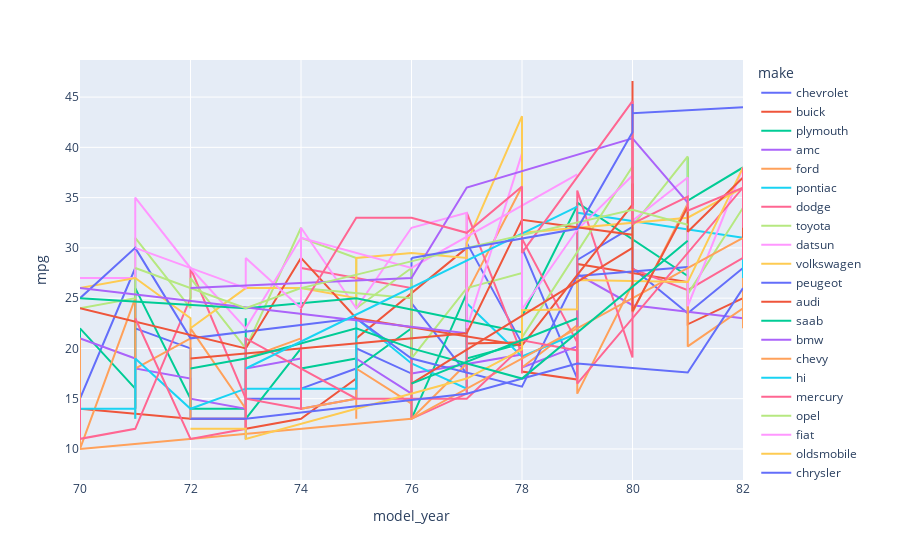

Notebook cell for this chart:
### Code cell
px.line(make_model, x='model_year', y='mpg', color='make')

### Figure 1 — Plotly figure (JSON) as saved in the notebook; plotly's stock layout.template omitted (floating-point values rounded to 4 significant figures)
{"data": [{"hovertemplate": "make=chevrolet<br>model_year=%{x}<br>mpg=%{y}<extra></extra>", "legendgroup": "chevrolet", "line": {"color": "#636efa", "dash": "solid"}, "marker": {"symbol": "circle"}, "mode": "lines", "name": "chevrolet", "orientation": "v", "showlegend": true, "type": "scatter", "x": [70, 70, 70, 71, 71, 71, 71, 72, 72, 72, 73, 73, 73, 73, 73, 73, 74, 74, 74, 75, 75, 75, 76, 76, 76, 76, 77, 77, 77, 77, 78, 78, 78, 79, 79, 79, 80, 80, 81, 82, 82, 82, 82], "xaxis": "x", "y": [18, 14, 15, 28, 17, 14, 22, 20, 13, 13, 13, 13, 16, 11, 21, 15, 15, 25, 16, 18, 15, 20, 17.5, 22, 29, 24.5, 17.5, 17.5, 15.5, 30.5, 20.5, 19.2, 30, 17, 19.2, 28.8, 32.1, 28, 23.5, 28, 27, 34, 27], "yaxis": "y"}, {"hovertemplate": "make=buick<br>model_year=%{x}<br>mpg=%{y}<extra></extra>", "legendgroup": "buick", "line": {"color": "#EF553B", "dash": "solid"}, "marker": {"symbol": "circle"}, "mode": "lines", "name": "buick", "orientation": "v", "showlegend": true, "type": "scatter", "x": [70, 70, 72, 73, 73, 74, 75, 75, 77, 77, 78, 78, 79, 79, 81, 81, 82], "xaxis": "x", "y": [15, 14, 13, 13, 12, 13, 17, 21, 30, 20.5, 20.6, 17.7, 16.9, 28.4, 26.6, 22.4, 25], "yaxis": "y"}, {"hovertemplate": "make=plymouth<br>model_year=%{x}<br>mpg=%{y}<extra></extra>", "legendgroup": "plymouth", "line": {"color": "#00cc96", "dash": "solid"}, "marker": {"symbol": "circle"}, "mode": "lines", "name": "plymouth", "orientation": "v", "showlegend": true, "type": "scatter", "x": [70, 70, 70, 70, 71, 71, 71, 72, 72, 73, 73, 73, 73, 74, 74, 75, 75, 75, 76, 76, 77, 77, 78, 78, 79, 79, 81, 81, 81, 81, 82], "xaxis": "x", "y": [18, 14, 14, 22, 16, 14, 26, 15, 14, 14, 18, 23, 13, 20, 18, 19, 16, 18, 22, 13, 25.5, 19, 20.5, 23.2, 34.2, 34.5, 27.2, 30, 39, 34.7, 38], "yaxis": "y"}, {"hovertemplate": "make=amc<br>model_year=%{x}<br>mpg=%{y}<extra></extra>", "legendgroup": "amc", "line": {"color": "#ab63fa", "dash": "solid"}, "marker": {"symbol": "circle"}, "mode": "lines", "name": "amc", "orientation": "v", "showlegend": true, "type": "scatter", "x": [70, 70, 70, 70, 71, 71, 71, 72, 72, 73, 73, 73, 73, 74, 74, 74, 75, 75, 75, 76, 76, 76, 78, 78, 79, 79, 80, 82], "xaxis": "x", "y": [16, 15, 18, 21, 19, 18, 18, 17, 15, 14, 13, 18, 18, 19, 16, 14, 15, 20, 19, 15.5, 22.5, 17.5, 19.4, 18.1, 20.2, 27.4, 24.3, 23], "yaxis": "y"}, {"hovertemplate": "make=ford<br>model_year=%{x}<br>mpg=%{y}<extra></extra>", "legendgroup": "ford", "line": {"color": "#FFA15A", "dash": "solid"}, "marker": {"symbol": "circle"}, "mode": "lines", "name": "ford", "orientation": "v", "showlegend": true, "type": "scatter", "x": [70, 70, 70, 70, 71, 71, 71, 71, 71, 72, 72, 72, 72, 73, 73, 73, 73, 73, 74, 74, 74, 74, 75, 75, 75, 75, 75, 76, 76, 76, 76, 76, 77, 77, 77, 78, 78, 78, 78, 79, 79, 79, 80, 80, 81, 81, 81, 82, 82, 82, 82], "xaxis": "x", "y": [17, 15, 21, 10, 25, 19, 14, 13, 18, 21, 14, 13, 22, 14, 13, 18, 12, 19, 21, 26, 16, 14, 15, 14, 13, 23, 18, 14.5, 24, 18, 26.5, 13, 18.5, 16, 25.5, 36.1, 20.2, 25.1, 18.1, 22.3, 17.6, 15.5, 26.4, 23.6, 34.4, 29.9, 20.2, 24, 22, 27, 28], "yaxis": "y"}, {"hovertemplate": "make=pontiac<br>model_year=%{x}<br>mpg=%{y}<extra></extra>", "legendgroup": "pontiac", "line": {"color": "#19d3f3", "dash": "solid"}, "marker": {"symbol": "circle"}, "mode": "lines", "name": "pontiac", "orientation": "v", "showlegend": true, "type": "scatter", "x": [70, 71, 71, 71, 72, 73, 75, 75, 76, 77, 77, 78, 79, 79, 82, 82], "xaxis": "x", "y": [14, 14, 13, 19, 14, 16, 16, 23, 18.5, 16, 24.5, 19.2, 21.5, 33.5, 31, 27], "yaxis": "y"}, {"hovertemplate": "make=dodge<br>model_year=%{x}<br>mpg=%{y}<extra></extra>", "legendgroup": "dodge", "line": {"color": "#FF6692", "dash": "solid"}, "marker": {"symbol": "circle"}, "mode": "lines", "name": "dodge", "orientation": "v", "showlegend": true, "type": "scatter", "x": [70, 70, 71, 72, 72, 73, 73, 74, 74, 76, 76, 76, 76, 77, 77, 78, 78, 78, 78, 79, 79, 79, 80, 80, 81, 82, 82, 82], "xaxis": "x", "y": [15, 11, 12, 25, 28, 15, 15, 14, 28, 26, 16, 20, 13, 15.5, 33.5, 19.4, 18.6, 17.5, 30.9, 20.6, 18.2, 35.7, 19.1, 27.9, 25.8, 29, 36, 32], "yaxis": "y"}, {"hovertemplate": "make=toyota<br>model_year=%{x}<br>mpg=%{y}<extra></extra>", "legendgroup": "toyota", "line": {"color": "#B6E880", "dash": "solid"}, "marker": {"symbol": "circle"}, "mode": "lines", "name": "toyota", "orientation": "v", "showlegend": true, "type": "scatter", "x": [70, 71, 71, 72, 72, 73, 73, 74, 74, 75, 75, 76, 76, 77, 78, 78, 80, 80, 80, 81, 81, 81, 81, 82, 82], "xaxis": "x", "y": [24, 25, 31, 24, 27, 20, 20, 32, 31, 29, 24, 28, 19, 26, 27.5, 21.1, 38.1, 29.8, 32.2, 39.1, 37.7, 32.4, 25.4, 34, 32], "yaxis": "y"}, {"hovertemplate": "make=datsun<br>model_year=%{x}<br>mpg=%{y}<extra></extra>", "legendgroup": "datsun", "line": {"color": "#FF97FF", "dash": "solid"}, "marker": {"symbol": "circle"}, "mode": "lines", "name": "datsun", "orientation": "v", "showlegend": true, "type": "scatter", "x": [70, 71, 71, 72, 73, 74, 74, 75, 76, 77, 77, 78, 78, 78, 79, 80, 80, 80, 80, 81, 81, 81, 82], "xaxis": "x", "y": [27, 27, 35, 28, 22, 31, 32, 24, 32, 33.5, 22, 39.4, 27.2, 23.9, 31.8, 37.2, 37, 40.8, 32.7, 37, 32.9, 24.2, 38], "yaxis": "y"}, {"hovertemplate": "make=volkswagen<br>model_year=%{x}<br>mpg=%{y}<extra></extra>", "legendgroup": "volkswagen", "line": {"color": "#FECB52", "dash": "solid"}, "marker": {"symbol": "circle"}, "mode": "lines", "name": "volkswagen", "orientation": "v", "showlegend": true, "type": "scatter", "x": [70, 71, 72, 72, 73, 74, 75, 75, 76, 77, 77, 78, 78, 81, 82], "xaxis": "x", "y": [26, 27, 23, 22, 26, 26, 25, 29, 29.5, 29, 30.5, 43.1, 31.5, 33, 36], "yaxis": "y"}, {"hovertemplate": "make=peugeot<br>model_year=%{x}<br>mpg=%{y}<extra></extra>", "legendgroup": "peugeot", "line": {"color": "#636efa", "dash": "solid"}, "marker": {"symbol": "circle"}, "mode": "lines", "name": "peugeot", "orientation": "v", "showlegend": true, "type": "scatter", "x": [70, 71, 72, 75, 76, 78, 79, 81], "xaxis": "x", "y": [25, 30, 21, 23, 19, 16.2, 27.2, 28.1], "yaxis": "y"}, {"hovertemplate": "make=audi<br>model_year=%{x}<br>mpg=%{y}<extra></extra>", "legendgroup": "audi", "line": {"color": "#EF553B", "dash": "solid"}, "marker": {"symbol": "circle"}, "mode": "lines", "name": "audi", "orientation": "v", "showlegend": true, "type": "scatter", "x": [70, 73, 74, 75, 78, 80, 80], "xaxis": "x", "y": [24, 20, 29, 23, 20.3, 34.3, 36.4], "yaxis": "y"}, {"hovertemplate": "make=saab<br>model_year=%{x}<br>mpg=%{y}<extra></extra>", "legendgroup": "saab", "line": {"color": "#00cc96", "dash": "solid"}, "marker": {"symbol": "circle"}, "mode": "lines", "name": "saab", "orientation": "v", "showlegend": true, "type": "scatter", "x": [70, 73, 75, 78], "xaxis": "x", "y": [25, 24, 25, 21.6], "yaxis": "y"}, {"hovertemplate": "make=bmw<br>model_year=%{x}<br>mpg=%{y}<extra></extra>", "legendgroup": "bmw", "line": {"color": "#ab63fa", "dash": "solid"}, "marker": {"symbol": "circle"}, "mode": "lines", "name": "bmw", "orientation": "v", "showlegend": true, "type": "scatter", "x": [70, 77], "xaxis": "x", "y": [26, 21.5], "yaxis": "y"}, {"hovertemplate": "make=chevy<br>model_year=%{x}<br>mpg=%{y}<extra></extra>", "legendgroup": "chevy", "line": {"color": "#FFA15A", "dash": "solid"}, "marker": {"symbol": "circle"}, "mode": "lines", "name": "chevy", "orientation": "v", "showlegend": true, "type": "scatter", "x": [70, 76, 82], "xaxis": "x", "y": [10, 13, 31], "yaxis": "y"}, {"hovertemplate": "make=hi<br>model_year=%{x}<br>mpg=%{y}<extra></extra>", "legendgroup": "hi", "line": {"color": "#19d3f3", "dash": "solid"}, "marker": {"symbol": "circle"}, "mode": "lines", "name": "hi", "orientation": "v", "showlegend": true, "type": "scatter", "x": [70], "xaxis": "x", "y": [9], "yaxis": "y"}, {"hovertemplate": "make=mercury<br>model_year=%{x}<br>mpg=%{y}<extra></extra>", "legendgroup": "mercury", "line": {"color": "#FF6692", "dash": "solid"}, "marker": {"symbol": "circle"}, "mode": "lines", "name": "mercury", "orientation": "v", "showlegend": true, "type": "scatter", "x": [71, 72, 73, 73, 75, 77, 78, 78, 79, 79, 82], "xaxis": "x", "y": [23, 11, 12, 21, 15, 15, 20.2, 20.8, 19.8, 16.5, 36], "yaxis": "y"}, {"hovertemplate": "make=opel<br>model_year=%{x}<br>mpg=%{y}<extra></extra>", "legendgroup": "opel", "line": {"color": "#B6E880", "dash": "solid"}, "marker": {"symbol": "circle"}, "mode": "lines", "name": "opel", "orientation": "v", "showlegend": true, "type": "scatter", "x": [71, 73, 74, 76], "xaxis": "x", "y": [28, 24, 26, 25], "yaxis": "y"}, {"hovertemplate": "make=fiat<br>model_year=%{x}<br>mpg=%{y}<extra></extra>", "legendgroup": "fiat", "line": {"color": "#FF97FF", "dash": "solid"}, "marker": {"symbol": "circle"}, "mode": "lines", "name": "fiat", "orientation": "v", "showlegend": true, "type": "scatter", "x": [71, 73, 73, 74, 74, 74, 76, 79], "xaxis": "x", "y": [30, 26, 29, 24, 26, 31, 28, 37.3], "yaxis": "y"}, {"hovertemplate": "make=oldsmobile<br>model_year=%{x}<br>mpg=%{y}<extra></extra>", "legendgroup": "oldsmobile", "line": {"color": "#FECB52", "dash": "solid"}, "marker": {"symbol": "circle"}, "mode": "lines", "name": "oldsmobile", "orientation": "v", "showlegend": true, "type": "scatter", "x": [72, 73, 73, 77, 78, 78, 79, 79, 81, 82], "xaxis": "x", "y": [12, 12, 11, 17, 19.9, 23.8, 23.9, 26.8, 26.6, 38], "yaxis": "y"}, {"hovertemplate": "make=chrysler<br>model_year=%{x}<br>mpg=%{y}<extra></extra>", "legendgroup": "chrysler", "line": {"color": "#636efa", "dash": "solid"}, "marker": {"symbol": "circle"}, "mode": "lines", "name": "chrysler", "orientation": "v", "showlegend": true, "type": "scatter", "x": [72, 73, 77, 79, 81, 82], "xaxis": "x", "y": [13, 13, 15.5, 18.5, 17.6, 26], "yaxis": "y"}, {"hovertemplate": "make=mazda<br>model_year=%{x}<br>mpg=%{y}<extra></extra>", "legendgroup": "mazda", "line": {"color": "#EF553B", "dash": "solid"}, "marker": {"symbol": "circle"}, "mode": "lines", "name": "mazda", "orientation": "v", "showlegend": true, "type": "scatter", "x": [72, 77, 78, 80, 80, 80, 81, 81, 82, 82], "xaxis": "x", "y": [19, 21.5, 32.8, 31.3, 46.6, 23.7, 34.1, 31.6, 37, 31], "yaxis": "y"}, {"hovertemplate": "make=volvo<br>model_year=%{x}<br>mpg=%{y}<extra></extra>", "legendgroup": "volvo", "line": {"color": "#00cc96", "dash": "solid"}, "marker": {"symbol": "circle"}, "mode": "lines", "name": "volvo", "orientation": "v", "showlegend": true, "type": "scatter", "x": [72, 73, 75, 76, 78, 81], "xaxis": "x", "y": [18, 19, 22, 20, 17, 30.7], "yaxis": "y"}, {"hovertemplate": "make=renault<br>model_year=%{x}<br>mpg=%{y}<extra></extra>", "legendgroup": "renault", "line": {"color": "#ab63fa", "dash": "solid"}, "marker": {"symbol": "circle"}, "mode": "lines", "name": "renault", "orientation": "v", "showlegend": true, "type": "scatter", "x": [72, 76, 77, 80, 81], "xaxis": "x", "y": [26, 27, 36, 40.9, 34.5], "yaxis": "y"}, {"hovertemplate": "make=toyouta<br>model_year=%{x}<br>mpg=%{y}<extra></extra>", "legendgroup": "toyouta", "line": {"color": "#FFA15A", "dash": "solid"}, "marker": {"symbol": "circle"}, "mode": "lines", "name": "toyouta", "orientation": "v", "showlegend": true, "type": "scatter", "x": [72], "xaxis": "x", "y": [23], "yaxis": "y"}, {"hovertemplate": "make=maxda<br>model_year=%{x}<br>mpg=%{y}<extra></extra>", "legendgroup": "maxda", "line": {"color": "#19d3f3", "dash": "solid"}, "marker": {"symbol": "circle"}, "mode": "lines", "name": "maxda", "orientation": "v", "showlegend": true, "type": "scatter", "x": [73, 79], "xaxis": "x", "y": [18, 34.1], "yaxis": "y"}, {"hovertemplate": "make=honda<br>model_year=%{x}<br>mpg=%{y}<extra></extra>", "legendgroup": "honda", "line": {"color": "#FF6692", "dash": "solid"}, "marker": {"symbol": "circle"}, "mode": "lines", "name": "honda", "orientation": "v", "showlegend": true, "type": "scatter", "x": [74, 75, 76, 77, 78, 78, 80, 80, 81, 81, 82, 82, 82], "xaxis": "x", "y": [24, 33, 33, 31.5, 36.1, 29.5, 44.6, 32.4, 35.1, 33.7, 36, 38, 32], "yaxis": "y"}, {"hovertemplate": "make=subaru<br>model_year=%{x}<br>mpg=%{y}<extra></extra>", "legendgroup": "subaru", "line": {"color": "#B6E880", "dash": "solid"}, "marker": {"symbol": "circle"}, "mode": "lines", "name": "subaru", "orientation": "v", "showlegend": true, "type": "scatter", "x": [74, 77, 80, 81], "xaxis": "x", "y": [26, 30, 33.8, 32.3], "yaxis": "y"}, {"hovertemplate": "make=chevroelt<br>model_year=%{x}<br>mpg=%{y}<extra></extra>", "legendgroup": "chevroelt", "line": {"color": "#FF97FF", "dash": "solid"}, "marker": {"symbol": "circle"}, "mode": "lines", "name": "chevroelt", "orientation": "v", "showlegend": true, "type": "scatter", "x": [75], "xaxis": "x", "y": [16], "yaxis": "y"}, {"hovertemplate": "make=capri<br>model_year=%{x}<br>mpg=%{y}<extra></extra>", "legendgroup": "capri", "line": {"color": "#FECB52", "dash": "solid"}, "marker": {"symbol": "circle"}, "mode": "lines", "name": "capri", "orientation": "v", "showlegend": true, "type": "scatter", "x": [76], "xaxis": "x", "y": [25], "yaxis": "y"}, {"hovertemplate": "make=vw<br>model_year=%{x}<br>mpg=%{y}<extra></extra>", "legendgroup": "vw", "line": {"color": "#636efa", "dash": "solid"}, "marker": {"symbol": "circle"}, "mode": "lines", "name": "vw", "orientation": "v", "showlegend": true, "type": "scatter", "x": [76, 79, 80, 80, 80, 82], "xaxis": "x", "y": [29, 31.9, 41.5, 44.3, 43.4, 44], "yaxis": "y"}, {"hovertemplate": "make=mercedes-benz<br>model_year=%{x}<br>mpg=%{y}<extra></extra>", "legendgroup": "mercedes-benz", "line": {"color": "#EF553B", "dash": "solid"}, "marker": {"symbol": "circle"}, "mode": "lines", "name": "mercedes-benz", "orientation": "v", "showlegend": true, "type": "scatter", "x": [76, 80], "xaxis": "x", "y": [16.5, 30], "yaxis": "y"}, {"hovertemplate": "make=cadillac<br>model_year=%{x}<br>mpg=%{y}<extra></extra>", "legendgroup": "cadillac", "line": {"color": "#00cc96", "dash": "solid"}, "marker": {"symbol": "circle"}, "mode": "lines", "name": "cadillac", "orientation": "v", "showlegend": true, "type": "scatter", "x": [76, 79], "xaxis": "x", "y": [16.5, 23], "yaxis": "y"}, {"hovertemplate": "make=mercedes<br>model_year=%{x}<br>mpg=%{y}<extra></extra>", "legendgroup": "mercedes", "line": {"color": "#ab63fa", "dash": "solid"}, "marker": {"symbol": "circle"}, "mode": "lines", "name": "mercedes", "orientation": "v", "showlegend": true, "type": "scatter", "x": [79], "xaxis": "x", "y": [25.4], "yaxis": "y"}, {"hovertemplate": "make=vokswagen<br>model_year=%{x}<br>mpg=%{y}<extra></extra>", "legendgroup": "vokswagen", "line": {"color": "#FFA15A", "dash": "solid"}, "marker": {"symbol": "circle"}, "mode": "lines", "name": "vokswagen", "orientation": "v", "showlegend": true, "type": "scatter", "x": [80], "xaxis": "x", "y": [29.8], "yaxis": "y"}, {"hovertemplate": "make=triumph<br>model_year=%{x}<br>mpg=%{y}<extra></extra>", "legendgroup": "triumph", "line": {"color": "#19d3f3", "dash": "solid"}, "marker": {"symbol": "circle"}, "mode": "lines", "name": "triumph", "orientation": "v", "showlegend": true, "type": "scatter", "x": [80], "xaxis": "x", "y": [35], "yaxis": "y"}, {"hovertemplate": "make=nissan<br>model_year=%{x}<br>mpg=%{y}<extra></extra>", "legendgroup": "nissan", "line": {"color": "#FF6692", "dash": "solid"}, "marker": {"symbol": "circle"}, "mode": "lines", "name": "nissan", "orientation": "v", "showlegend": true, "type": "scatter", "x": [82], "xaxis": "x", "y": [36], "yaxis": "y"}], "layout": {"legend": {"title": {"text": "make"}, "tracegroupgap": 0}, "margin": {"t": 60}, "xaxis": {"anchor": "y", "domain": [0, 1], "title": {"text": "model_year"}}, "yaxis": {"anchor": "x", "domain": [0, 1], "title": {"text": "mpg"}}}}
